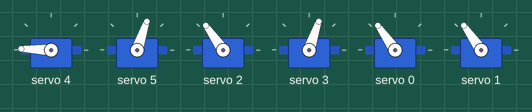
This sketch was run on a simulated Arduino Uno, built with avr-gcc and run on an emulated ATmega328P. Shown: 6 × servo.

Above: at 0.05 s.
At 1.05 s:
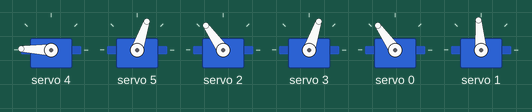
At 2.05 s:
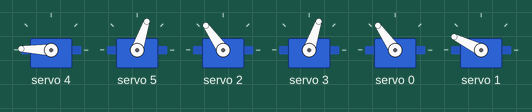
At 4.05 s:
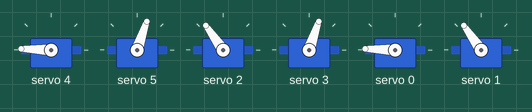
At 6.0 s:
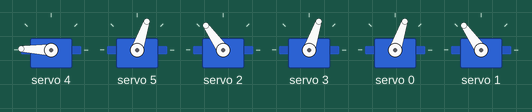
At 7.95 s:
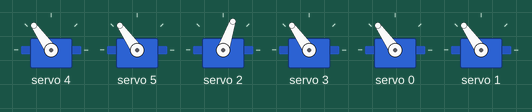
Timing chart, 0 to 11.0 s (numbered marks = the images above):
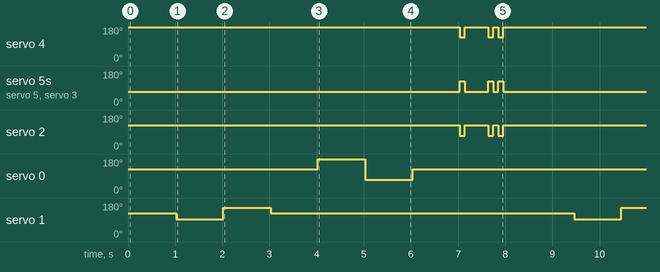

Measured:
- by itself, servo 4: repeats every 8.4 s: 178° 0.50 s, 125° 0.10 s, 178° 0.10 s, 125° 0.10 s, 178° 7.5 s, 125° 0.10 s
- by itself, servo 5, servo 3: repeats every 8.4 s: 71° 0.50 s, 125° 0.10 s, 71° 0.10 s, 125° 0.10 s, 71° 7.5 s, 125° 0.10 s
- by itself, servo 2: repeats every 8.4 s: 125° 0.50 s, 71° 0.10 s, 125° 0.10 s, 71° 0.10 s, 125° 7.5 s, 71° 0.10 s
- by itself, servo 0: repeats every 8.4 s: 71° 1.0 s, 125° 6.4 s, 178° 1.0 s
- by itself, servo 1: repeats every 8.4 s: 154° 1.0 s, 125° 6.4 s, 95° 1.0 s

The sketch:

RobotEyes.ino
```cpp
#include <Wire.h>
#include <Adafruit_PWMServoDriver.h>

Adafruit_PWMServoDriver pwm = Adafruit_PWMServoDriver();

#define SERVO_FREQ 50 // Analog servos run at ~50 Hz

// Define pin numbers for each servo
#define SERVO_0 0
#define SERVO_1 1
#define SERVO_2 2
#define SERVO_3 3
#define SERVO_4 4
#define SERVO_5 5

class Muscle {
  public:
    uint8_t pin;
    int minDegree;
    int maxDegree;

    Muscle(uint8_t p, int minD, int maxD) {
      pin = p;
      minDegree = minD;
      maxDegree = maxD;
    }

    void setAngle(int angle) {
      angle = constrain(angle, minDegree, maxDegree);
      int pulseLength = map(angle, -90, 90, 150, 600);
      pwm.setPWM(pin, 0, pulseLength);
    }
};

class EyelidSet {
  public:
    Muscle& top;
    Muscle& bottom;

    EyelidSet(Muscle& t, Muscle& b) : top(t), bottom(b) {}

    void close() {
      top.setAngle(-90);
      bottom.setAngle(90);
    }

    void open() {
      top.setAngle(90);
      bottom.setAngle(-90);
    }
};

class Eyes {
  public:
      Eyes(EyelidSet& left_eye, EyelidSet& right_eye, Muscle& up_down, Muscle& left_right)
        : left_eye(left_eye), right_eye(right_eye), up_down(up_down), left_right(left_right) {}

      void open() {
        left_eye.open();
        right_eye.open();
      }

      void close() {
        left_eye.close();
        right_eye.close();
      }

      void blink() {
        this->close();
        delay(100);
        this->open();
      }

      void double_blink(){
        this->blink();
        delay(100);
        this->blink();
      }

      void look_left() {
        left_right.setAngle(90);
      }

      void look_right() {
        left_right.setAngle(-90);
      }

      void look_up() {
        up_down.setAngle(90);
      }

      void look_down() {
        up_down.setAngle(-90);
      }

      void look_ahead() {
        left_right.setAngle(0);
        up_down.setAngle(0);
      }

      void reset() {
        this->open();
        this->look_ahead();
      }

  private:
      EyelidSet& left_eye;
      EyelidSet& right_eye;
      Muscle& up_down;
      Muscle& left_right;
};


// Define each muscle object
Muscle left_right_look(SERVO_0, -45, 45);
Muscle up_down_look(SERVO_1, -25, 25);

Muscle top_right_eyelid(SERVO_2, -45, 0);

Muscle bottom_right_eyelid(SERVO_3, -45, 0);

Muscle bottom_left_eyelid(SERVO_4, 0, 45);

Muscle top_left_eyelid(SERVO_5, -45, 0);

EyelidSet right_eyelid_set(top_right_eyelid, bottom_right_eyelid);
EyelidSet left_eyelid_set(bottom_left_eyelid, top_left_eyelid);

Eyes eyes(left_eyelid_set, right_eyelid_set, up_down_look, left_right_look);


void setup() {
  Serial.begin(9600);
  pwm.begin();
  pwm.setPWMFreq(SERVO_FREQ);
  delay(10);

  // Set all servos to 0 degrees
  eyes.reset();
}

void loop() {
  eyes.reset();
  delay(1000);

  eyes.look_down();
  delay(1000);
  eyes.look_up();
  delay(1000);

  eyes.reset();
  delay(1000);

  eyes.look_left();
  delay(1000);
  eyes.look_right();
  delay(1000);

  eyes.reset();
  delay(1000);

  eyes.blink();
  delay(500);
  eyes.double_blink();
  delay(500);

}
```
